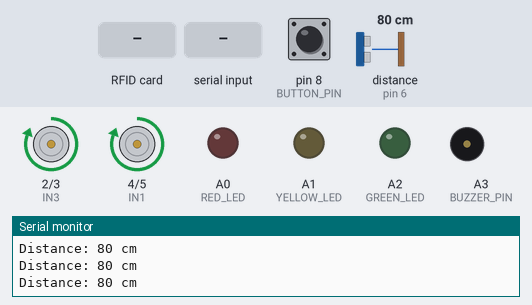
The sketch below on a simulated Arduino Uno, built with avr-gcc and run on an emulated ATmega328P. Shown: motor-driver pin pairs drawn as motors (green arrow = first pin HIGH = forward, orange = second pin HIGH = backward, longer = more drive), output pins drawn as LEDs (lit = HIGH), buzzer (waves = sounding, pin HIGH), the last lines printed to the serial monitor. Wiring (inferred from the names in the program): ultrasonic range finder: trigger pin 7; echo pin 6. Inputs (shaded band) come from the test bench; at power-on: distance to the obstacle (sensor on pin 6) 80 cm, pin 8 (BUTTON_PIN) HIGH. The echo pulse lasts 58.3 µs per cm; pins used as bus, display or sensor lines are not drawn.

Above: at 1.2 s.
1.3 s: distance to the obstacle (sensor on pin 6) set to 21 cm
2.8 s: distance to the obstacle (sensor on pin 6) set to 17 cm
At 3.8 s:
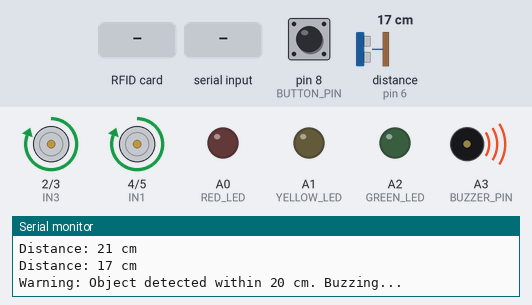
5.8 s: RFID card 5E 7A 19 C4 held to the reader
At 8.2 s:
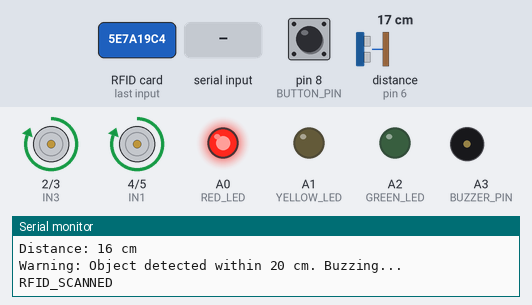
8.7 s: "s\n" received over Serial
At 9.6 s:
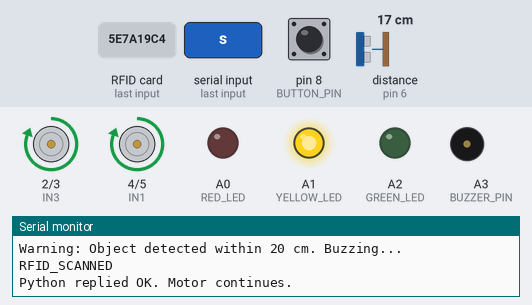
11.7 s: RFID card 5E 7A 19 C4 held to the reader
14.7 s: "n\n" received over Serial
At 19.6 s:
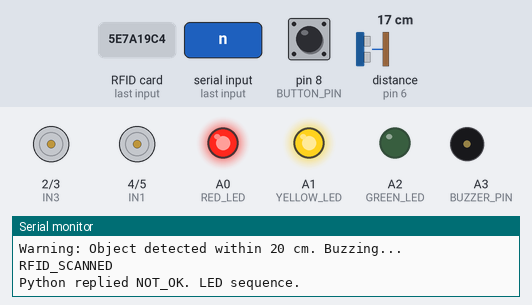
Timing chart, 0 to 21.4 s (numbered marks = the images above; inputs shaded):
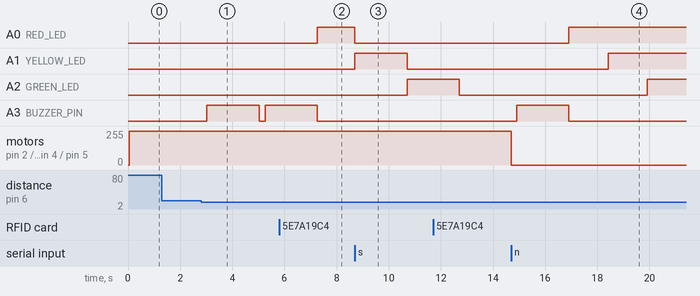

Measured:
- the behaviour switches between 20 and 19 cm on distance to the obstacle (sensor on pin 6) (found by bisection; images 0 and 1)
- after the input at 2.8 s, A3 (BUZZER_PIN): LOW → HIGH after 0.23 s, → LOW 2.0 s later, → HIGH 0.23 s later
- after the input at 5.8 s, A0 (RED_LED): LOW → HIGH after 1.5 s; A3 (BUZZER_PIN): goes on until 7.3 s, then stays LOW
- after the input at 8.7 s, A0 (RED_LED): HIGH → LOW at once; A1 (YELLOW_LED): LOW → HIGH at once, → LOW 2.0 s later; A2 (GREEN_LED): LOW → HIGH after 2.0 s
- after the input at 14.7 s, A1 (YELLOW_LED): LOW → HIGH after 3.7 s; A2 (GREEN_LED): LOW → HIGH after 5.2 s

The sketch:

ArduinoUno_train_hubli.ino
```cpp
#include <SPI.h>
#include <MFRC522.h>

// RFID
#define SS_PIN 10
#define RST_PIN 9
MFRC522 mfrc522(SS_PIN, RST_PIN);

// Motor driver pins
#define IN1 4
#define IN2 5
#define IN3 2
#define IN4 3

// LED pins
#define RED_LED A0
#define YELLOW_LED A1
#define GREEN_LED A2

// Buzzer pin
#define BUZZER_PIN A3

// Button pin
#define BUTTON_PIN 8

// Ultrasonic pins
#define TRIG_PIN 7
#define ECHO_PIN 6

bool systemActive = true;
bool waitingForPython = false;

void setup() {
  Serial.begin(9600);
  SPI.begin();
  mfrc522.PCD_Init();

  pinMode(IN1, OUTPUT);
  pinMode(IN2, OUTPUT);
  pinMode(IN3, OUTPUT);
  pinMode(IN4, OUTPUT);

  pinMode(RED_LED, OUTPUT);
  pinMode(YELLOW_LED, OUTPUT);
  pinMode(GREEN_LED, OUTPUT);

  pinMode(BUZZER_PIN, OUTPUT);
  digitalWrite(BUZZER_PIN, LOW);

  pinMode(BUTTON_PIN, INPUT_PULLUP);

  pinMode(TRIG_PIN, OUTPUT);
  pinMode(ECHO_PIN, INPUT);

  turnOffLEDs();
  startMotors();

  Serial.println("System Ready.");
}

void loop() {
  // Toggle system ON/OFF
  if (digitalRead(BUTTON_PIN) == LOW) {
    delay(300); // debounce
    systemActive = !systemActive;
    Serial.println(systemActive ? "System Activated" : "System Deactivated");
    delay(1000);
  }

  if (!systemActive) {
    stopMotors();
    turnOffLEDs();
    digitalWrite(BUZZER_PIN, LOW);
    return;
  }

  // Measure distance
  long distance = measureDistance();

  if (distance > 0) {
    Serial.print("Distance: ");
    Serial.print(distance);
    Serial.println(" cm");
  } else {
    Serial.println("Ultrasonic read failed or out of range.");
  }

  // If very close (<5 cm): buzzer ON
  if (distance > 0 && distance < 5) {
    digitalWrite(BUZZER_PIN, HIGH);
  } else {
    digitalWrite(BUZZER_PIN, LOW);
  }

  // If within 5 to 20 cm: beep buzzer for 2 seconds, then continue
  if (distance >= 5 && distance < 20) {
    Serial.println("Warning: Object detected within 20 cm. Buzzing...");
    digitalWrite(BUZZER_PIN, HIGH);
    delay(2000);
    digitalWrite(BUZZER_PIN, LOW);
  }

  // RFID scan
  if (mfrc522.PICC_IsNewCardPresent() && mfrc522.PICC_ReadCardSerial()) {
    Serial.println("RFID_SCANNED");
    digitalWrite(RED_LED, HIGH);  // Turn RED ON when RFID scanned
    waitingForPython = true;
    waitForPythonResponse();
    mfrc522.PICC_HaltA();
    mfrc522.PCD_StopCrypto1();
  }

  delay(200); // loop delay to avoid spamming Serial
}

void waitForPythonResponse() {
  unsigned long startTime = millis();
  while (waitingForPython && (millis() - startTime < 5000)) {  // 5-second timeout
    if (Serial.available()) {
      String msg = Serial.readStringUntil('\n');
      msg.trim();
      if (msg == "s") {
        Serial.println("Python replied OK. Motor continues.");

        // Turn off RED LED, then YELLOW ON for 2 seconds
        digitalWrite(RED_LED, LOW);
        digitalWrite(YELLOW_LED, HIGH);
        delay(2000);
        digitalWrite(YELLOW_LED, LOW);

        // Then turn on GREEN
        digitalWrite(GREEN_LED, HIGH);
        delay(2000);
        digitalWrite(GREEN_LED, LOW);

        startMotors();
        delay(2000);
        stopMotors();
      } else if (msg == "n") {
        Serial.println("Python replied NOT_OK. LED sequence.");
        stopMotors();
        ledSequence();  // RED → YELLOW → GREEN
      }
      waitingForPython = false;
    }
  }

  // Timeout handling if no response after 5 seconds
  if (waitingForPython) {
    Serial.println("No response from Python. Timeout.");

    // If no response after 5 seconds, show YELLOW for 3 seconds, then GREEN
    digitalWrite(RED_LED, LOW);  // Ensure RED is turned off
    digitalWrite(YELLOW_LED, HIGH);  // Glow YELLOW for 3 seconds
    delay(3000);
    digitalWrite(YELLOW_LED, LOW);
    stopMotors();
    digitalWrite(GREEN_LED, HIGH);  // Glow GREEN
    delay(2000);
    digitalWrite(GREEN_LED, LOW);
  }
}

void ledSequence() {
  digitalWrite(RED_LED, HIGH);
  delay(1500);
  digitalWrite(YELLOW_LED, HIGH);
  delay(1500);
  digitalWrite(GREEN_LED, HIGH);
  delay(1500);
  turnOffLEDs();
}

void turnOffLEDs() {
  digitalWrite(RED_LED, LOW);
  digitalWrite(YELLOW_LED, LOW);
  digitalWrite(GREEN_LED, LOW);
}

void startMotors() {
  digitalWrite(IN1, HIGH);
  digitalWrite(IN2, LOW);
  digitalWrite(IN3, HIGH);
  digitalWrite(IN4, LOW);
}

void stopMotors() {
  digitalWrite(IN1, LOW);
  digitalWrite(IN2, LOW);
  digitalWrite(IN3, LOW);
  digitalWrite(IN4, LOW);
}

long measureDistance() {
  digitalWrite(TRIG_PIN, LOW);
  delayMicroseconds(2);
  digitalWrite(TRIG_PIN, HIGH);
  delayMicroseconds(10);
  digitalWrite(TRIG_PIN, LOW);

  long duration = pulseIn(ECHO_PIN, HIGH, 30000); // timeout 30ms
  if (duration == 0) return -1;
  return duration / 58.0; // convert to cm
}
```
